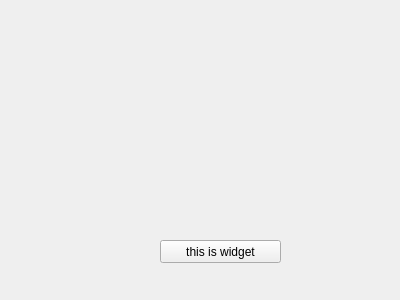
<?xml version="1.0" encoding="UTF-8"?>
<ui version="4.0">
 <class>myWidget</class>
 <widget class="QWidget" name="myWidget">
  <property name="geometry">
   <rect>
    <x>0</x>
    <y>0</y>
    <width>400</width>
    <height>300</height>
   </rect>
  </property>
  <property name="windowTitle">
   <string>Form</string>
  </property>
  <widget class="QPushButton" name="pushButton">
   <property name="geometry">
    <rect>
     <x>160</x>
     <y>240</y>
     <width>121</width>
     <height>23</height>
    </rect>
   </property>
   <property name="text">
    <string>this is widget</string>
   </property>
  </widget>
 </widget>
 <resources/>
 <connections/>
</ui>
